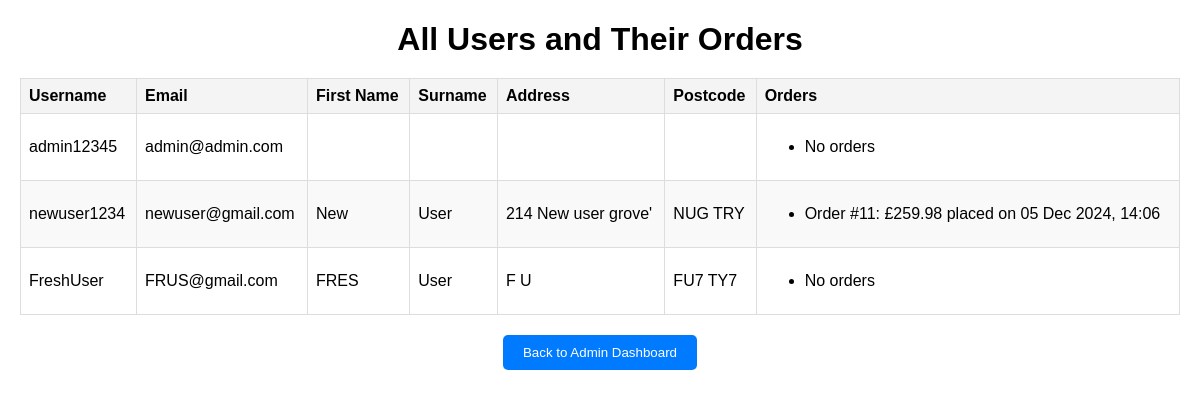
Screenshot of /all-users/ (signed in) with the database file from the repository.
### welcome_app/models.py (models this page shows, shortened)
class Profile(models.Model): # the class of a users profile showing all the attributes associated with them
    user = models.OneToOneField(User, on_delete=models.CASCADE, related_name='profile')
    first_name = models.CharField(max_length=100, blank=True)
    surname = models.CharField(max_length=100, blank=True)
    address = models.TextField(blank=True)
    postcode = models.CharField(max_length=20, blank=True)
    security_question = models.CharField(max_length=255, blank=True)
    security_answer = models.CharField(max_length=255, blank=True)

class Order(models.Model): # the orders class
    user = models.ForeignKey(User, on_delete=models.CASCADE, related_name='orders')
    created_at = models.DateTimeField(auto_now_add=True)
    total_price = models.DecimalField(max_digits=10, decimal_places=2)
    estimated_delivery_date = models.DateField(blank=True, null=True)

### welcome_app/views.py (the view)
# urls.py: path('all-users/', all_users_view, name='all_users'),
@user_passes_test(lambda u: u.is_superuser) # ensures that only the admin can access this function and view all of the users information
def all_users_view(request):
    users_with_orders = []
    for user in User.objects.all():
        orders = Order.objects.filter(user=user)
        users_with_orders.append({
            'user': user,
            'orders': orders
        })
    return render(request, 'welcome_app/all_users.html', {'users_with_orders': users_with_orders})

### welcome_app/templates/welcome_app/all_users.html (shortened to what this page needs)
<!DOCTYPE html>
<html lang="en">
<head>
</head>
<body>
    <h1>All Users and Their Orders</h1>
    <table>
        <thead>
            <tr>
                <th>Username</th>
                <th>Email</th>
                <th>First Name</th>
                <th>Surname</th>
                <th>Address</th>
                <th>Postcode</th>
                <th>Orders</th>
            </tr>
        </thead>
        <tbody>
            {% for user_data in users_with_orders %}
            <tr>
                <td>{{ user_data.user.username }}</td>
                <td>{{ user_data.user.email }}</td>
                <td>{{ user_data.user.profile.first_name }}</td>
                <td>{{ user_data.user.profile.surname }}</td>
                <td>{{ user_data.user.profile.address }}</td>
                <td>{{ user_data.user.profile.postcode }}</td>
                <td>
                    <ul>
                        {% for order in user_data.orders %}
                        <li>Order #{{ order.id }}: £{{ order.total_price|floatformat:2 }} placed on {{ order.created_at|date:"d M Y, H:i" }}</li>
                        {% empty %}
                        <li>No orders</li>
                        {% endfor %}
                    </ul>
                </td>
            </tr>
            {% endfor %}
        </tbody>
    </table>
    <div class="buttons">
        <a href="{% url 'admin_dashboard' %}"><button>Back to Admin Dashboard</button></a>
    </div>
</body>
</html>

### welcome_app/templates/welcome_app/all_users.html (style rules this page uses)
body { font-family: Arial, sans-serif; margin: 20px; }
h1 { text-align: center; margin-bottom: 20px; }
table { width: 100%; border-collapse: collapse; margin-bottom: 20px; }
th, td { border: 1px solid #ddd; padding: 8px; text-align: left; }
th { background-color: #f4f4f4; }
tr:nth-child(even) { background-color: #f9f9f9; }
.buttons { text-align: center; margin-top: 20px; }
button { padding: 10px 20px; background-color: #007bff; color: white; border: none; border-radius: 5px; cursor: pointer; }
a { text-decoration: none; }

### rows the page displays
Order: id "11", total_price "259.98", created_at "05 Dec 2024, 14:06"

### other values shown
{{ user_data.user.username }} "admin12345"
{{ user_data.user.email }} "admin@admin.com"
{{ user_data.user.username }} "newuser1234"
{{ user_data.user.email }} "newuser@gmail.com"
{{ user_data.user.profile.first_name }} "New"
{{ user_data.user.profile.surname }} "User"
{{ user_data.user.profile.address }} "214 New user grove'"
{{ user_data.user.profile.postcode }} "NUG TRY"
{{ user_data.user.username }} "FreshUser"
{{ user_data.user.email }} "FRUS@gmail.com"
{{ user_data.user.profile.first_name }} "FRES"
{{ user_data.user.profile.address }} "F U"
{{ user_data.user.profile.postcode }} "FU7 TY7"
